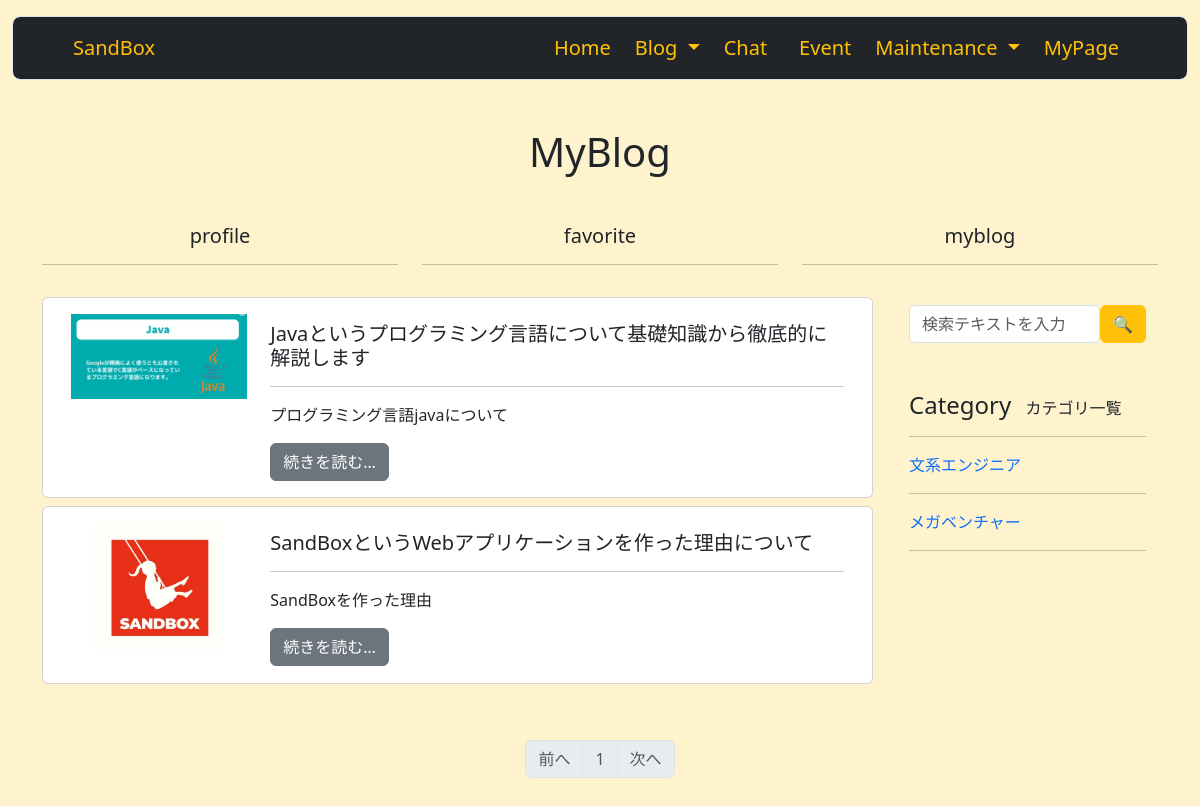
The app's page /my_blog_list (signed in), older data.
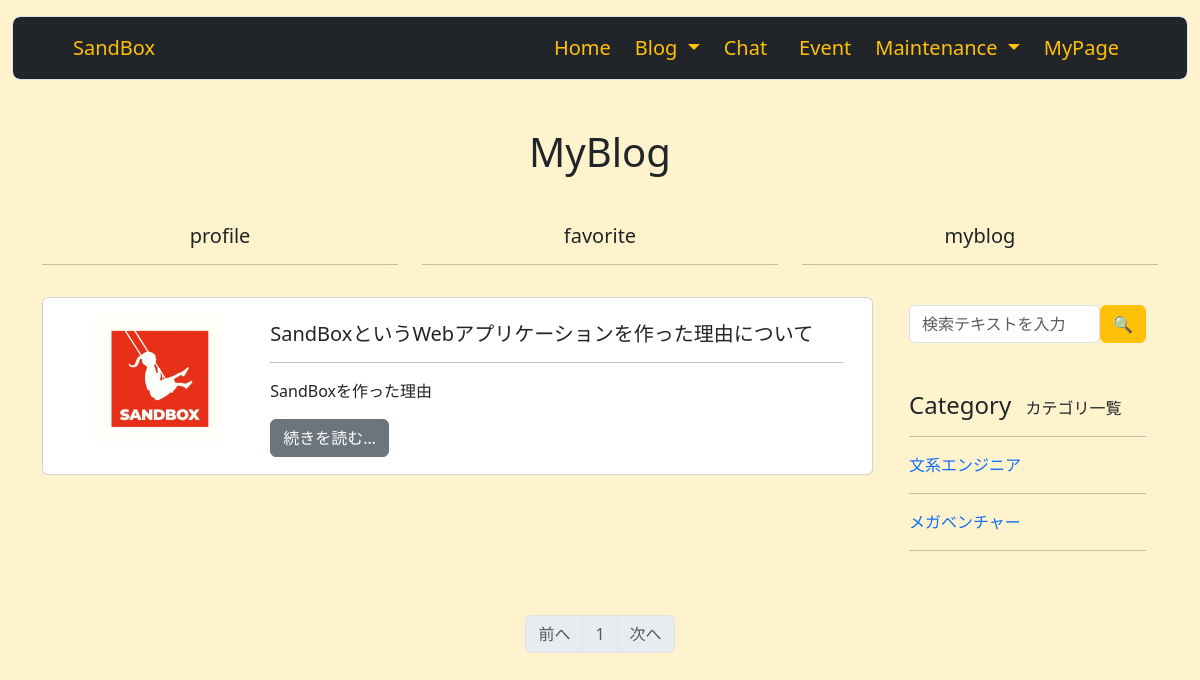
The same page, newer data.
### sandbox_system/models.py (models this page shows, shortened)
class Blog(db.Model):
    __tablename__ = 'blog'
    id = db.Column(db.Integer, primary_key=True)
    user_id = db.Column(db.Integer, db.ForeignKey('users.id'))
    date = db.Column(db.Date, default = datetime.date.today())
    category_id = db.Column(db.Integer, db.ForeignKey('blog_category.id'))
    title = db.Column(db.String(140))
    text = db.Column(db.Text)
    summary = db.Column(db.String(140))
    image = db.Column(db.String(140))

class BlogCategory(db.Model):
    __tablename__ = 'blog_category'
    id = db.Column(db.Integer, primary_key=True)
    category = db.Column(db.String(140))
    blogs = db.relationship('Blog', backref='blogcategory', lazy='dynamic')
    otherblogs = db.relationship('OtherBlog', backref='blogcategory', lazy='dynamic')

### sandbox_system/blogs/view.py (the view)
@blogs.route('/my_blog_list', methods=['GET', 'POST'])
@login_required
def my_blog_list():
    form = BlogSearchForm()
    if BlogCategory.query.first():
        blog_categories = BlogCategory.query.order_by(BlogCategory.id.asc()).all()
    else:
        blog_categories = ''
    page = request.args.get('page', 1, type=int)
    if Blog.query.filter_by(user_id=current_user.id).first():
        blogs = Blog.query.filter_by(user_id=current_user.id).order_by(Blog.id.desc()).paginate(page=page, per_page=10)
    else:
        blogs = ''
    return render_template('user/my_page/my_blog.html', form=form, blog_categories=blog_categories, blogs=blogs)

### sandbox_system/blogs/form.py
class BlogSearchForm(FlaskForm):
    searchtext = StringField('検索テキスト', validators=[DataRequired()])
    submit = SubmitField('🔍')

### sandbox_system/__init__.py (called while the page is built)
@event.listens_for(Engine, "connect")
def set_sqlite_pragma(dbapi_connection, connection_record):
    cursor = dbapi_connection.cursor()
    cursor.execute("PRAGMA foreign_keys=ON")
    cursor.close()

### sandbox_system/models.py (called while the page is built)
@login_manager.user_loader
def load_user(user_id):
    return User.query.get(user_id)

    def is_administrator(self):
        if self.administrator == '1':
            return 1
        else:
            return 0

### sandbox_system/templates/user/my_page/my_blog.html (shortened to what the changed rows need)
{% extends 'base.html' %}
{% block content %}
    <div class="container pb-4">
        <div class="row my-3">
            <div class="col-md-6 m-auto text-center">
                {% if searchtext %}
                    <h1 class="text-center">"{{ searchtext }}"の検索結果</h1>
                {% elif blog_category %}
                    <h1 class="text-center">{{ blog_category.category }}</h1>
                {% else %}
                    <h1 class="text-center">MyBlog</h1>
                {% endif %}
            </div>
        </div>
    </div>
    <div class="container">
        <div class="row">
            <div class="col-9">
                <div class="row">
                    {% if blogs %}
                    {% for blog in blogs.items %}
                    <div class="col-12 mb-2">
                        <div class="card h-100">
                            <div class="card-body" style="max-height: 15rem;">
                                <div class="container">
                                    <div class="row row-cols-auto">
                                        {% if blog.image %}
                                            <div class="col-3 mb-3" style="text-align: center;">
                                                    <img src="{{ url_for('static', filename='image/' + blog.image) }}" class="img-fluid card-image-top" style="max-height: 8rem; max-width: 11rem;">
                                            </div>
                                        {% endif %}
                                        <div class="col-9">
                                            <h5 class="card-title pt-2"><a href="{{ url_for('blogs.blog', blog_id=blog.id) }}" class="text-decoration-none text-dark">{{ blog.title }}</a></h5>
                                            <hr>
                                            <p>{{ blog.summary }}</p>
                                            <a href="{{ url_for('blogs.blog', blog_id=blog.id) }}" class="btn btn-secondary">続きを読む…</a>
                                        </div>
                                    </div>
                                </div>
                            </div>
                        </div>
                    </div>
                    {% endfor %}
                    {% else %}
                    <p class="text-center my-3">お気に入りのブログがありません</p>
                    {% endif %}
                </div>
            </div>
            <div class="col-md-3">
                <div class="position-sticky mt-2" style="top: 12rem;">
                    <div class="container">
                        {% if blog_categories %}
                        {% for blog_category in blog_categories %}
                        <ol class="list-unstyled">
                            <li>
                                <a href="{{ url_for('blogs.my_category_blog', blog_category_id=blog_category.id) }}" class="text-decoration-none">{{ blog_category.category }}</a>
                            </li>
                            <hr>
                        </ol>
                        {% endfor %}
                        {% else %}
                        <p class="text-center my-3">カテゴリがありません</p>
                        {% endif %}
                    </div>
                </div>
            </div>
        </div>
    </div>
    {% if blogs %}
        <nav class="my-5" aria-label="Page navigation">
            <ul class="pagination justify-content-center">
        {% for page_num in blogs.iter_pages(left_edge=1, right_edge=1, left_current=1, right_current=2) %}
            {% if page_num %}
                {% if blogs.page == page_num %}
                    <li class="page-item disabled"><a class="page-link" href="#">{{ page_num }}</a></li>
                {% else %}
                    <li class="page-item"><a class="page-link" href="{{ url_for('blogs.blog_list', page=page_num) }}">{{ page_num }}</a></li>
                {% endif %}
            {% else %}
                <li class="page-item disabled"><a class="page-link" href="#">&hellip;</a></li>
            {% endif %}
        {% endfor %}
            </ul>
        </nav>
    {% endif %}
{% endblock %}

Row changes from the older to the newer data that the page shows:
removed Blog: image (picture), title "Javaというプログラミング言語について基礎知識から徹底的に解説します", summary "プログラミング言語javaについて"
